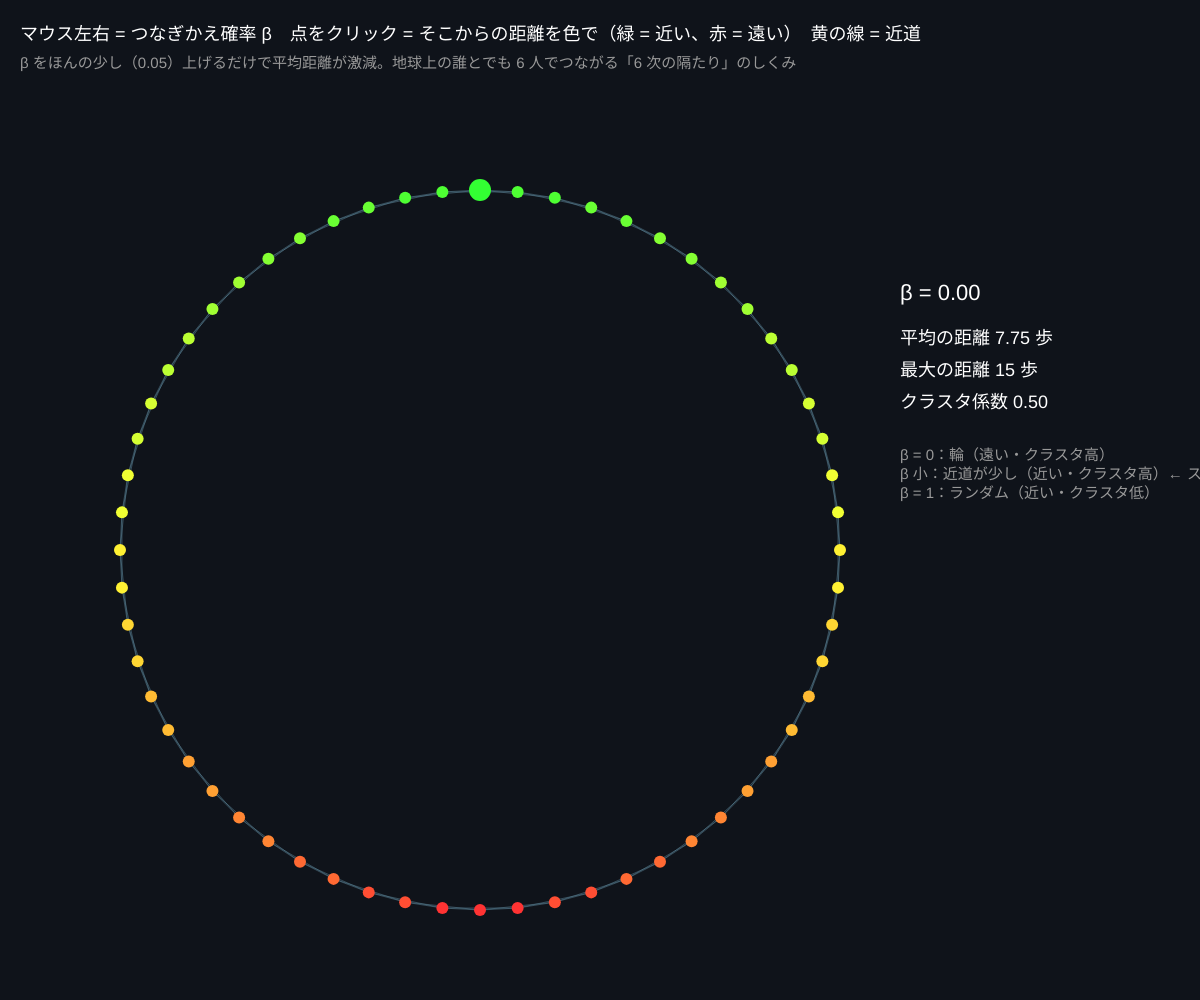
Frame 1 (no input)
Frame 60 (no input): identical to frame 1, image omitted
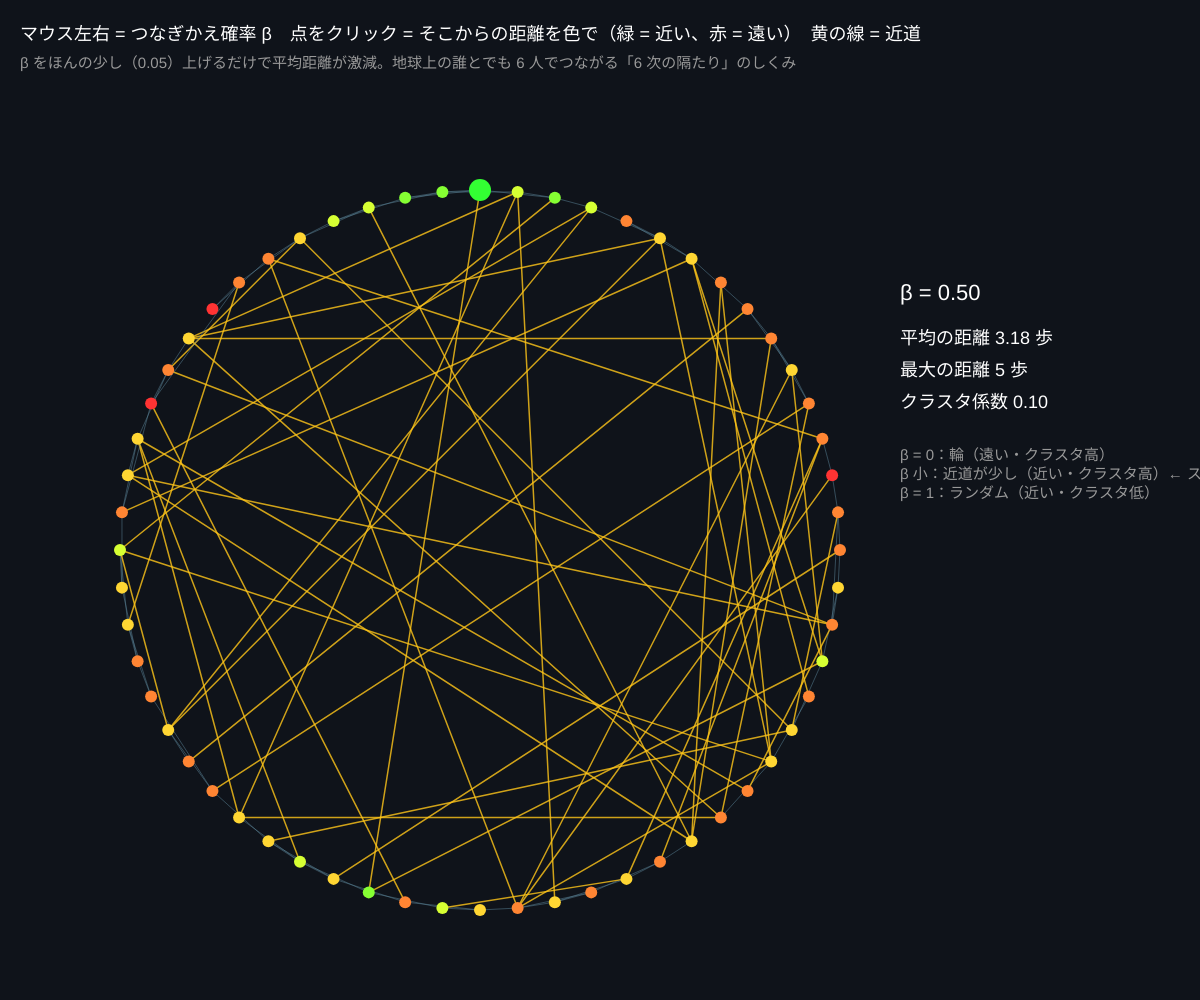
Frame 120 (the mouse pressed at the canvas centre since frame 60)

The p5.js sketch that drew these frames (run headless with seeded random() and noise() and a simulated clock; from frame 60 on, the mouse is pressed at the canvas centre):

// p5.js sketch
// ── sketch.js
// ============================================
// 05 スモールワールド（6 次の隔たり）
// 隣としかつながっていない輪は「遠い」。少しだけランダムにつなぎかえると、
// 世界が一気に小さくなる（平均の距離が急に減る）のに、ご近所づきあい（クラスタ）は残る
// マウス左右 = つなぎかえ確率 β / 点をクリック = その点からの距離を色で表示
// ============================================

let n = 60, k = 4; // 点の数、各点が隣とつなぐ数
let edges = [], adj = [];
let beta = 0;
let source = 0;
let distFrom = [];
let seed = 3;

function setup() {
  createCanvas(windowWidth, windowHeight);
  colorMode(HSB, 360, 100, 100, 100);
}

// ★ ワッツ＝ストロガッツ：輪をつくって、各エッジを確率 β でランダムにつなぎかえる
function build() {
  randomSeed(seed);
  edges = []; adj = [];
  for (let i = 0; i < n; i++) adj.push([]);
  for (let i = 0; i < n; i++) for (let j = 1; j <= k / 2; j++) {
    let a = i, b = (i + j) % n;
    if (random() < beta) {
      let tries = 0;
      do { b = floor(random(n)); tries++; } while ((b === a || adj[a].includes(b)) && tries < 50);
    }
    if (!adj[a].includes(b) && a !== b) { edges.push([a, b]); adj[a].push(b); adj[b].push(a); }
  }
  // 距離（BFS）
  distFrom = new Array(n).fill(-1);
  let q = [source]; distFrom[source] = 0;
  while (q.length) { let c = q.shift(); for (let nb of adj[c]) if (distFrom[nb] < 0) { distFrom[nb] = distFrom[c] + 1; q.push(nb); } }
}

// クラスタ係数：自分の友だちどうしが友だちである割合
function clustering() {
  let total = 0;
  for (let i = 0; i < n; i++) {
    let nb = adj[i];
    if (nb.length < 2) continue;
    let links = 0;
    for (let a = 0; a < nb.length; a++) for (let b = a + 1; b < nb.length; b++) if (adj[nb[a]].includes(nb[b])) links++;
    total += links / ((nb.length * (nb.length - 1)) / 2);
  }
  return total / n;
}

function draw() {
  background(220, 40, 10);
  beta = map(mouseX, 0, width, 0, 1, true);
  build();
  let cx = width * 0.4, cy = height * 0.55, r = min(width, height) * 0.36;
  let pos = (i) => [cx + cos((TWO_PI * i) / n - HALF_PI) * r, cy + sin((TWO_PI * i) / n - HALF_PI) * r];

  for (let [a, b] of edges) {
    let [ax, ay] = pos(a), [bx, by] = pos(b);
    let far = abs(a - b) > k && abs(a - b) < n - k;
    stroke(far ? 45 : 200, far ? 90 : 40, far ? 100 : 60, far ? 80 : 50);
    strokeWeight(far ? 1.5 : 1);
    line(ax, ay, bx, by);
  }
  let maxD = max(...distFrom);
  for (let i = 0; i < n; i++) {
    let [x, y] = pos(i);
    noStroke();
    fill(distFrom[i] < 0 ? 0 : map(distFrom[i], 0, max(maxD, 1), 120, 0), 80, 100);
    circle(x, y, i === source ? 22 : 12);
  }

  // 統計
  let reach = distFrom.filter((d) => d >= 0);
  let avg = reach.reduce((a, b) => a + b, 0) / reach.length;
  let rx = width * 0.75;
  noStroke();
  fill(0, 0, 100);
  textSize(22);
  text('β = ' + nf(beta, 1, 2), rx, height * 0.3);
  textSize(18);
  text('平均の距離 ' + nf(avg, 1, 2) + ' 歩', rx, height * 0.3 + 44);
  text('最大の距離 ' + maxD + ' 歩', rx, height * 0.3 + 76);
  text('クラスタ係数 ' + nf(clustering(), 1, 2), rx, height * 0.3 + 108);
  fill(0, 0, 60);
  textSize(15);
  text('β = 0：輪（遠い・クラスタ高）\nβ 小：近道が少し（近い・クラスタ高）← スモールワールド\nβ = 1：ランダム（近い・クラスタ低）', rx, height * 0.3 + 160);

  fill(0, 0, 100);
  textSize(18);
  text('マウス左右 = つなぎかえ確率 β　点をクリック = そこからの距離を色で（緑 = 近い、赤 = 遠い）　黄の線 = 近道', 20, 40);
  fill(0, 0, 60);
  textSize(15);
  text('β をほんの少し（0.05）上げるだけで平均距離が激減。地球上の誰とでも 6 人でつながる「6 次の隔たり」のしくみ', 20, 68);
}

function mousePressed() {
  let cx = width * 0.4, cy = height * 0.55, r = min(width, height) * 0.36;
  for (let i = 0; i < n; i++) {
    let x = cx + cos((TWO_PI * i) / n - HALF_PI) * r, y = cy + sin((TWO_PI * i) / n - HALF_PI) * r;
    if (dist(mouseX, mouseY, x, y) < 14) source = i;
  }
}
function keyPressed() {
  if (key === 'r' || key === 'R') seed = floor(random(10000));
}

// ---------- やってみよう ----------
// 1. β = 0 → 0.05 → 0.2 → 1 で、平均距離とクラスタ係数の変わり方を比べる
// 2. n を 200 にすると、β = 0 の平均距離は？（n / (2k) くらい）
// 3. 近道が 1 本あるだけで、どれだけ距離が縮むか
